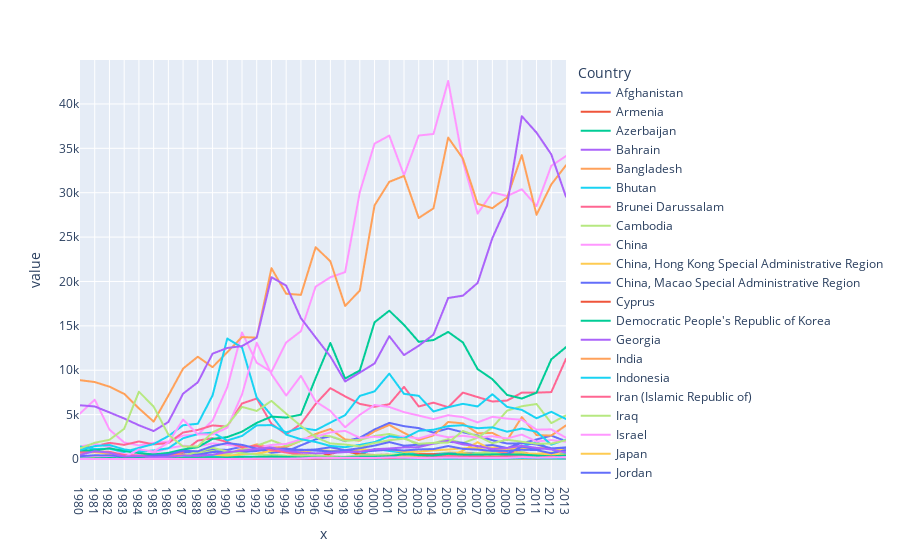

Write notebook code for a chart like this one.
### Code cell
line_plt = df.loc[conti_vals_asia_unique, years]
line_plt = line_plt.transpose()
line_plt
px.line(line_plt,x=years,y=line_plt.columns)
